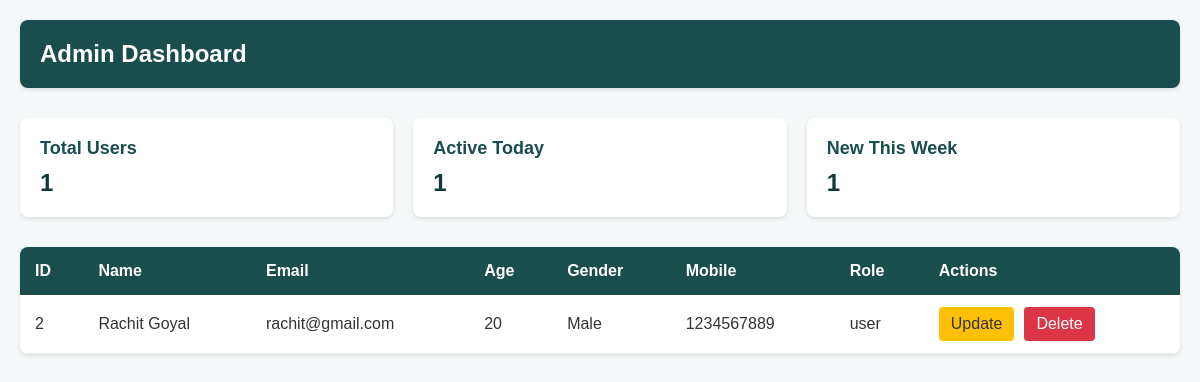
Page /admin (signed in) on the earlier database version.
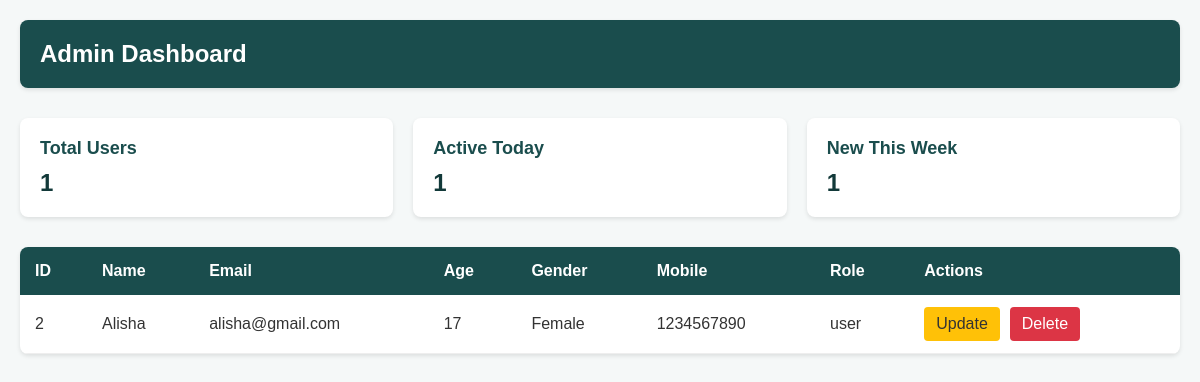
Same page on the later database version.
### app.py (models this page shows, shortened)
class User(db.Model, UserMixin):
    __tablename__ = "user"
    id = db.Column(db.Integer, primary_key=True)
    name = db.Column(db.String(150), nullable=False)
    email = db.Column(db.String(150), unique=True, nullable=False)
    age = db.Column(db.Integer, nullable=True)
    gender = db.Column(db.String(150), nullable=True)
    password_hash = db.Column(db.String(256), nullable=False)
    mobile = db.Column(db.String(15), nullable=False)
    role = db.Column(db.String(50), nullable=False, default='user')

### app.py (the view)
@app.route('/admin')
@login_required
@admin_required
def admin():
    users = User.query.filter(User.role != 'admin').all()
    return render_template("data.html", users=users)

### app.py (called while the page is built)
def admin_required(func):
    @wraps(func)
    def wrapper(*args, **kwargs):
        if current_user.role != 'admin':
            flash("Access denied!", "danger")
            return redirect(url_for('home'))
        return func(*args, **kwargs)
    return wrapper

@login_manager.user_loader
def load_user(user_id):
    return User.query.get(int(user_id))

### templates/data.html (shortened to what this page needs)
<!DOCTYPE html>
<html lang="en">
<head>
</head>
<body>
    <div class="admin-container">
        <div class="admin-header">
            <h2>Admin Dashboard</h2>
        </div>
        <div class="admin-stats">
            <div class="stat-card">
                <h3>Total Users</h3>
                <p>{{ users|length }}</p>
            </div>
            <div class="stat-card">
                <h3>Active Today</h3>
                <p>{{ users|length }}</p>
            </div>
            <div class="stat-card">
                <h3>New This Week</h3>
                <p>{{ users|length }}</p>
            </div>
        </div>
        {% if users %}
        <div class="data-table">
            <table>
                <thead>
                    <tr>
                        <th>ID</th>
                        <th>Name</th>
                        <th>Email</th>
                        <th>Age</th>
                        <th>Gender</th>
                        <th>Mobile</th>
                        <th>Role</th>
                        <th>Actions</th>
                    </tr>
                </thead>
                <tbody>
                    {% for user in users %}
                    <tr>
                        <td>{{ user.id }}</td>
                        <td>{{ user.name }}</td>
                        <td>{{ user.email }}</td>
                        <td>{{ user.age }}</td>
                        <td>{{ user.gender }}</td>
                        <td>{{ user.mobile }}</td>
                        <td>{{ user.role }}</td>
                        <td>
                            <div class="action-buttons">
                                <a href="{{ url_for('update', id=user.id) }}" class="btn btn-warning">Update</a>
                                <a href="{{ url_for('delete', id=user.id) }}" class="btn btn-danger"
                                   onclick="return confirm('Are you sure you want to delete this user?')">Delete</a>
                            </div>
                        </td>
                    </tr>
                    {% endfor %}
                </tbody>
            </table>
        </div>
        {% else %}
        <div class="empty-state">
            <p>No registered users found.</p>
        </div>
        {% endif %}
    </div>
</body>
</html>

### templates/data.html (style rules this page uses)
:root { --primary-color: #1a4d4d; --primary-light: #2a6363; --primary-dark: #123939; --accent-color: #e6f2f2; --text-light: #ffffff; --text-dark: #333333; --danger-color: #dc3545; --warning-color: #ffc107; }
body { margin: 0; padding: 0; font-family: 'Arial', sans-serif; background-color: #f5f8f8; color: var(--text-dark); }
.admin-container { max-width: 1200px; margin: 0 auto; padding: 20px; }
.admin-header { background-color: var(--primary-color); color: var(--text-light); padding: 20px; border-radius: 8px; margin-bottom: 30px; box-shadow: 0 2px 4px rgba(0, 0, 0, 0.1); }
.admin-header h2 { margin: 0; font-size: 24px; }
.admin-stats { display: grid; grid-template-columns: repeat(auto-fit, minmax(250px, 1fr)); gap: 20px; margin-bottom: 30px; }
.stat-card { background-color: var(--text-light); padding: 20px; border-radius: 8px; box-shadow: 0 2px 4px rgba(0, 0, 0, 0.1); transition: transform 0.2s; }
.stat-card h3 { color: var(--primary-color); margin: 0 0 10px 0; font-size: 18px; }
.stat-card p { font-size: 24px; font-weight: bold; margin: 0; color: var(--primary-dark); }
.data-table { background-color: var(--text-light); border-radius: 8px; box-shadow: 0 2px 4px rgba(0, 0, 0, 0.1); overflow: hidden; }
table { width: 100%; border-collapse: collapse; }
th { background-color: var(--primary-color); color: var(--text-light); padding: 15px; text-align: left; font-weight: 600; }
td { padding: 12px 15px; border-bottom: 1px solid #eee; }
.action-buttons { display: flex; gap: 10px; }
.btn { padding: 8px 12px; border-radius: 4px; text-decoration: none; font-weight: 500; transition: opacity 0.2s; }
.btn-warning { background-color: var(--warning-color); color: var(--text-dark); }
.btn-danger { background-color: var(--danger-color); color: var(--text-light); }

Differences in the rows shown:
changed User "user": name "Rachit Goyal" → "Alisha"; email "rachit@gmail.com" → "alisha@gmail.com"; age "20" → "17"; gender "Male" → "Female"; mobile "1234567889" → "1234567890"
